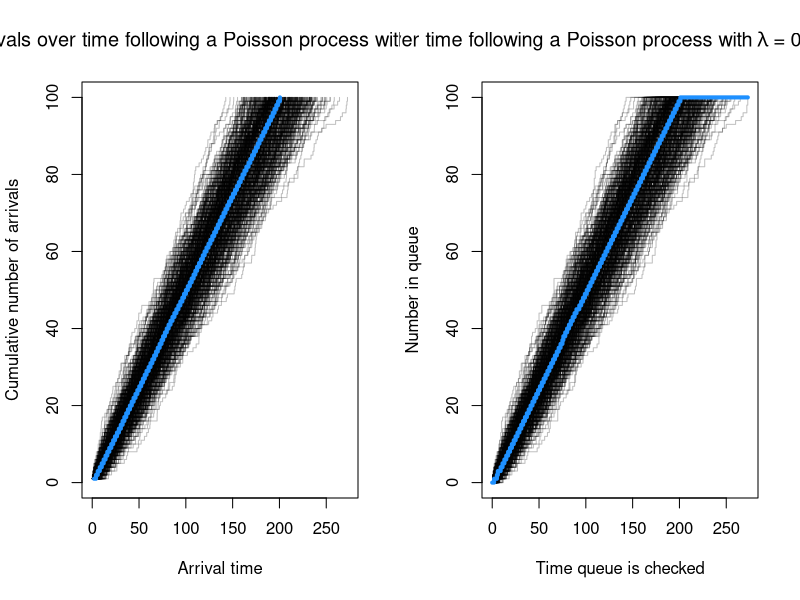

The R source for this figure:
## ---- chunk 1
# Parameters
N <- 100L # Number of interarrival times to generate
# Rate of the Poisson process (events per time unit)
lambda <- 0.5 # one customber every 2 time units, say minutes
N_sims <- 500L
set.seed(9348013)

# First simulate the interarrival times
interarrival_times <- matrix(rexp(N * N_sims, lambda), nrow = N, ncol = N_sims)
# Get the cumulative sums to get actual arrival times
arrival_times <- apply(interarrival_times, 2, cumsum)
# Write the vector of integer times to check the queue at
monitoring_times <- seq(0, ceiling(max(arrival_times)), 1)
# Calculate the total number in the queue at the ith arrival time
total_in_queue <- apply(arrival_times, 2, \(x) sapply(monitoring_times, \(t) sum(x <= t)))
# Calculate the mean ith arrival time across simulations
mean_arrival_times <- rowMeans(arrival_times)
# And the total in queue based on the mean arrival time
mean_tiq <- sapply(monitoring_times, \(t) sum(mean_arrival_times <= t))

layout(matrix(1:2, nrow = 1))
plot(
	NULL, NULL,
	xlab = "Arrival time",
	ylab = "Cumulative number of arrivals",
	main = expression("Arrivals over time following a Poisson process with"~lambda~'='~0.5),
	type = 's',
	xlim = c(0, ceiling(max(arrival_times))),
	ylim = c(0, N)
)

for (i in 1:N_sims) {
	lines(
		arrival_times[, i],
		1:N,
		lwd = 1,
		col = adjustcolor("black", alpha.f = 0.25),
		type = 's'
	)
}

lines(
	mean_arrival_times,
	1:N,
	lwd = 4,
	col = "dodgerblue",
	type = "s"
)

plot(
	NULL, NULL,
	xlab = "Time queue is checked",
	ylab = "Number in queue",
	main = expression("Queue length over time following a Poisson process with"~lambda~'='~0.5~"and no departures"),
	type = 's',
	xlim = c(0, ceiling(max(arrival_times))),
	ylim = c(0, N)
)

for (i in 1:N_sims) {
	lines(
		monitoring_times,
		total_in_queue[, i],
		lwd = 1,
		col = adjustcolor("black", alpha.f = 0.25),
		type = 's'
	)
}

lines(
	monitoring_times,
	mean_tiq,
	lwd = 4,
	col = "dodgerblue",
	type = "s"
)
